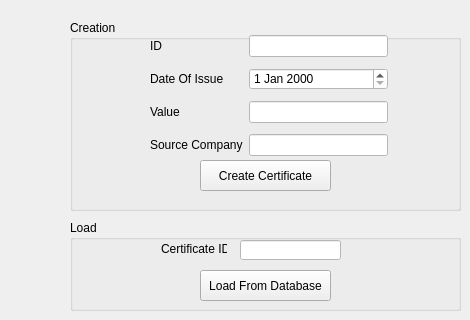
      <widget class="QWidget" name="tab_6">
       <attribute name="title">
        <string>Foreign Car </string>
       </attribute>
       <widget class="QGroupBox" name="groupBox_6">
        <property name="geometry">
         <rect>
          <x>70</x>
          <y>20</y>
          <width>391</width>
          <height>191</height>
         </rect>
        </property>
        <property name="title">
         <string>Creation</string>
        </property>
        <widget class="QPushButton" name="pushButton_6">
         <property name="geometry">
          <rect>
           <x>130</x>
           <y>140</y>
           <width>131</width>
           <height>31</height>
          </rect>
         </property>
         <property name="text">
          <string>Create Certificate</string>
         </property>
        </widget>
        <widget class="QWidget" name="layoutWidget">
         <property name="geometry">
          <rect>
           <x>80</x>
           <y>10</y>
           <width>238</width>
           <height>135</height>
          </rect>
         </property>
         <layout class="QGridLayout" name="gridLayout_2">
          <item row="3" column="0">
           <widget class="QLabel" name="label_19">
            <property name="text">
             <string>Source Company</string>
            </property>
           </widget>
          </item>
          <item row="0" column="0">
           <widget class="QLabel" name="label_20">
            <property name="text">
             <string>ID</string>
            </property>
           </widget>
          </item>
          <item row="1" column="1">
           <widget class="QDateEdit" name="dateEdit_3">
            <property name="styleSheet">
             <string notr="true">background-color: rgb(255, 255, 255);
color: rgb(0, 0, 0);</string>
            </property>
           </widget>
          </item>
          <item row="3" column="1">
           <widget class="QLineEdit" name="lineEdit_16">
            <property name="styleSheet">
             <string notr="true">background-color: rgb(255, 255, 255);
color: rgb(0, 0, 0);</string>
            </property>
           </widget>
          </item>
          <item row="1" column="0">
           <widget class="QLabel" name="label_21">
            <property name="text">
             <string>Date Of Issue</string>
            </property>
           </widget>
          </item>
          <item row="2" column="0">
           <widget class="QLabel" name="label_22">
            <property name="text">
             <string>Value</string>
            </property>
           </widget>
          </item>
          <item row="0" column="1">
           <widget class="QLineEdit" name="lineEdit_17">
            <property name="styleSheet">
             <string notr="true">background-color: rgb(255, 255, 255);
color: rgb(0, 0, 0);</string>
            </property>
            <property name="text">
             <string/>
            </property>
           </widget>
          </item>
          <item row="2" column="1">
           <widget class="QLineEdit" name="lineEdit_18">
            <property name="styleSheet">
             <string notr="true">background-color: rgb(255, 255, 255);
color: rgb(0, 0, 0);</string>
            </property>
           </widget>
          </item>
         </layout>
        </widget>
       </widget>
       <widget class="QGroupBox" name="groupBox_5">
        <property name="geometry">
         <rect>
          <x>70</x>
          <y>220</y>
          <width>391</width>
          <height>91</height>
         </rect>
        </property>
        <property name="title">
         <string>Load</string>
        </property>
        <widget class="QLabel" name="label_18">
         <property name="geometry">
          <rect>
           <x>91</x>
           <y>21</y>
           <width>66</width>
           <height>16</height>
          </rect>
         </property>
         <property name="text">
          <string>Certificate ID</string>
         </property>
        </widget>
        <widget class="QLineEdit" name="lineEdit_15">
         <property name="geometry">
          <rect>
           <x>170</x>
           <y>20</y>
           <width>101</width>
           <height>20</height>
          </rect>
         </property>
         <property name="styleSheet">
          <string notr="true">background-color: rgb(255, 255, 255);
color: rgb(0, 0, 0);</string>
         </property>
        </widget>
        <widget class="QPushButton" name="pushButton_5">
         <property name="geometry">
          <rect>
           <x>130</x>
           <y>50</y>
           <width>131</width>
           <height>31</height>
          </rect>
         </property>
         <property name="text">
          <string>Load From Database</string>
         </property>
        </widget>
       </widget>
      </widget>
